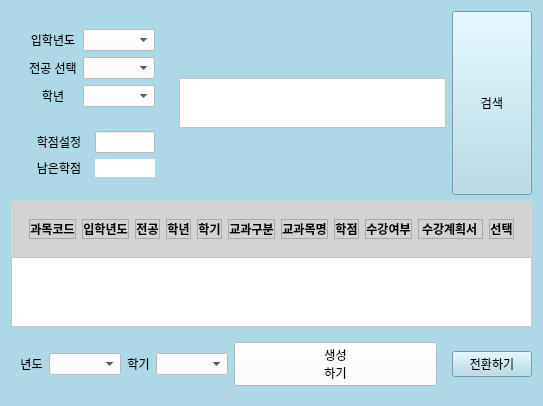
       <widget class="QWidget" name="widget_4" native="true">
        <property name="minimumSize">
         <size>
          <width>0</width>
          <height>400</height>
         </size>
        </property>
        <property name="maximumSize">
         <size>
          <width>920</width>
          <height>16777215</height>
         </size>
        </property>
        <property name="styleSheet">
         <string notr="true">background-color:rgb(173, 216, 230)</string>
        </property>
        <layout class="QVBoxLayout" name="verticalLayout_12">
         <item>
          <layout class="QHBoxLayout" name="horizontalLayout_8">
           <item>
            <widget class="QWidget" name="widget_hide2" native="true">
             <layout class="QVBoxLayout" name="verticalLayout_13">
              <item>
               <widget class="QWidget" name="w_hide1" native="true">
                <layout class="QHBoxLayout" name="horizontalLayout_6">
                 <item>
                  <layout class="QVBoxLayout" name="verticalLayout_2">
                   <item>
                    <layout class="QHBoxLayout" name="layout_hide21">
                     <item>
                      <widget class="QLabel" name="label_8">
                       <property name="text">
                        <string>입학년도</string>
                       </property>
                       <property name="alignment">
                        <set>Qt::AlignmentFlag::AlignCenter</set>
                       </property>
                      </widget>
                     </item>
                     <item>
                      <widget class="QComboBox" name="cb_year">
                       <property name="styleSheet">
                        <string notr="true">background-color:rgb(255,255,255)</string>
                       </property>
                      </widget>
                     </item>
                    </layout>
                   </item>
                   <item>
                    <layout class="QHBoxLayout" name="layout_hide22">
                     <item>
                      <widget class="QLabel" name="label_4">
                       <property name="text">
                        <string>전공 선택</string>
                       </property>
                       <property name="alignment">
                        <set>Qt::AlignmentFlag::AlignCenter</set>
                       </property>
                      </widget>
                     </item>
                     <item>
                      <widget class="QComboBox" name="cb_major">
                       <property name="styleSheet">
                        <string notr="true">background-color:rgb(255,255,255)</string>
                       </property>
                      </widget>
                     </item>
                    </layout>
                   </item>
                   <item>
                    <layout class="QHBoxLayout" name="layout_hide23">
                     <item>
                      <widget class="QLabel" name="label_7">
                       <property name="text">
                        <string>학년</string>
                       </property>
                       <property name="alignment">
                        <set>Qt::AlignmentFlag::AlignCenter</set>
                       </property>
                      </widget>
                     </item>
                     <item>
                      <widget class="QComboBox" name="cb_grade">
                       <property name="styleSheet">
                        <string notr="true">background-color:rgb(255,255,255)</string>
                       </property>
                      </widget>
                     </item>
                    </layout>
                   </item>
                  </layout>
                 </item>
                </layout>
               </widget>
              </item>
              <item>
               <widget class="QWidget" name="w_hide2" native="true">
                <layout class="QVBoxLayout" name="verticalLayout_8">
                 <item>
                  <layout class="QHBoxLayout" name="layout_hide11">
                   <item>
                    <widget class="QLabel" name="label_37">
                     <property name="maximumSize">
                      <size>
                       <width>16777215</width>
                       <height>21</height>
                      </size>
                     </property>
                     <property name="text">
                      <string>학점설정</string>
                     </property>
                     <property name="alignment">
                      <set>Qt::AlignmentFlag::AlignCenter</set>
                     </property>
                    </widget>
                   </item>
                   <item>
                    <widget class="QLineEdit" name="credit">
                     <property name="sizePolicy">
                      <sizepolicy hsizetype="Preferred" vsizetype="Fixed">
                       <horstretch>0</horstretch>
                       <verstretch>0</verstretch>
                      </sizepolicy>
                     </property>
                     <property name="maximumSize">
                      <size>
                       <width>60</width>
                       <height>70</height>
                      </size>
                     </property>
                     <property name="styleSheet">
                      <string notr="true">background-color:rgb(255,255,255)</string>
                     </property>
                    </widget>
                   </item>
                  </layout>
                 </item>
                 <item>
                  <layout class="QHBoxLayout" name="horizontalLayout_5">
                   <item>
                    <widget class="QLabel" name="label_38">
                     <property name="text">
                      <string>남은학점</string>
                     </property>
                     <property name="alignment">
                      <set>Qt::AlignmentFlag::AlignCenter</set>
                     </property>
                    </widget>
                   </item>
                   <item>
                    <widget class="QLabel" name="lb_credit">
                     <property name="font">
                      <font>
                       <bold>true</bold>
                      </font>
                     </property>
                     <property name="styleSheet">
                      <string notr="true">background-color:rgb(255,255,255)</string>
                     </property>
                     <property name="text">
                      <string/>
                     </property>
                     <property name="alignment">
                      <set>Qt::AlignmentFlag::AlignCenter</set>
                     </property>
                    </widget>
                   </item>
                  </layout>
                 </item>
                </layout>
               </widget>
              </item>
             </layout>
            </widget>
           </item>
           <item>
            <widget class="QTextEdit" name="textEdit_search">
             <property name="sizePolicy">
              <sizepolicy hsizetype="Expanding" vsizetype="Preferred">
               <horstretch>0</horstretch>
               <verstretch>0</verstretch>
              </sizepolicy>
             </property>
             <property name="maximumSize">
              <size>
               <width>16777215</width>
               <height>50</height>
              </size>
             </property>
             <property name="styleSheet">
              <string notr="true">background-color:rgb(255,255,255)</string>
             </property>
            </widget>
           </item>
           <item>
            <widget class="QPushButton" name="Button_search">
             <property name="sizePolicy">
              <sizepolicy hsizetype="Minimum" vsizetype="Preferred">
               <horstretch>0</horstretch>
               <verstretch>0</verstretch>
              </sizepolicy>
             </property>
             <property name="text">
              <string>검색</string>
             </property>
            </widget>
           </item>
          </layout>
         </item>
         <item>
          <layout class="QVBoxLayout" name="verticalLayout_4">
           <property name="spacing">
            <number>0</number>
           </property>
           <item>
            <widget class="QWidget" name="widget_9" native="true">
             <property name="styleSheet">
              <string notr="true">background-color: lightgray;</string>
             </property>
             <layout class="QVBoxLayout" name="verticalLayout_3">
              <item>
               <widget class="QWidget" name="widget_5" native="true">
                <property name="styleSheet">
                 <string notr="true"/>
                </property>
                <layout class="QHBoxLayout" name="horizontalLayout_12">
                 <item>
                  <widget class="QLabel" name="l1">
                   <property name="sizePolicy">
                    <sizepolicy hsizetype="Fixed" vsizetype="Preferred">
                     <horstretch>0</horstretch>
                     <verstretch>0</verstretch>
                    </sizepolicy>
                   </property>
                   <property name="minimumSize">
                    <size>
                     <width>0</width>
                     <height>0</height>
                    </size>
                   </property>
                   <property name="maximumSize">
                    <size>
                     <width>16777215</width>
                     <height>16777215</height>
                    </size>
                   </property>
                   <property name="styleSheet">
                    <string notr="true">background-color: lightgray;
            font-weight: bold;
            border: 1px solid #aaa;</string>
                   </property>
                   <property name="text">
                    <string>과목코드</string>
                   </property>
                   <property name="alignment">
                    <set>Qt::AlignmentFlag::AlignCenter</set>
                   </property>
                   <property name="wordWrap">
                    <bool>false</bool>
                   </property>
                  </widget>
                 </item>
                 <item>
                  <widget class="QLabel" name="l2">
                   <property name="sizePolicy">
                    <sizepolicy hsizetype="Fixed" vsizetype="Preferred">
                     <horstretch>0</horstretch>
                     <verstretch>0</verstretch>
                    </sizepolicy>
                   </property>
                   <property name="minimumSize">
                    <size>
                     <width>0</width>
                     <height>0</height>
                    </size>
                   </property>
                   <property name="maximumSize">
                    <size>
                     <width>16777215</width>
                     <height>16777215</height>
                    </size>
                   </property>
                   <property name="styleSheet">
                    <string notr="true">background-color: lightgray;
            font-weight: bold;
            border: 1px solid #aaa;</string>
                   </property>
                   <property name="text">
                    <string>입학년도</string>
                   </property>
                   <property name="alignment">
                    <set>Qt::AlignmentFlag::AlignCenter</set>
                   </property>
                   <property name="wordWrap">
                    <bool>false</bool>
                   </property>
                  </widget>
                 </item>
                 <item>
                  <widget class="QLabel" name="l3">
                   <property name="sizePolicy">
                    <sizepolicy hsizetype="Fixed" vsizetype="Preferred">
                     <horstretch>0</horstretch>
                     <verstretch>0</verstretch>
                    </sizepolicy>
                   </property>
                   <property name="minimumSize">
                    <size>
                     <width>0</width>
                     <height>0</height>
                    </size>
                   </property>
                   <property name="maximumSize">
                    <size>
                     <width>16777215</width>
                     <height>16777215</height>
                    </size>
                   </property>
                   <property name="styleSheet">
                    <string notr="true">background-color: lightgray;
            font-weight: bold;
            border: 1px solid #aaa;</string>
                   </property>
                   <property name="text">
                    <string>전공</string>
                   </property>
                   <property name="alignment">
                    <set>Qt::AlignmentFlag::AlignCenter</set>
                   </property>
                   <property name="wordWrap">
                    <bool>false</bool>
                   </property>
                  </widget>
                 </item>
                 <item>
                  <widget class="QLabel" name="l4">
                   <property name="sizePolicy">
                    <sizepolicy hsizetype="Fixed" vsizetype="Preferred">
                     <horstretch>0</horstretch>
                     <verstretch>0</verstretch>
                    </sizepolicy>
                   </property>
                   <property name="minimumSize">
                    <size>
                     <width>0</width>
                     <height>0</height>
                    </size>
                   </property>
                   <property name="maximumSize">
                    <size>
                     <width>16777215</width>
                     <height>16777215</height>
                    </size>
                   </property>
                   <property name="styleSheet">
                    <string notr="true">background-color: lightgray;
            font-weight: bold;
            border: 1px solid #aaa;</string>
                   </property>
                   <property name="text">
                    <string>학년</string>
                   </property>
                   <property name="alignment">
                    <set>Qt::AlignmentFlag::AlignCenter</set>
                   </property>
                   <property name="wordWrap">
                    <bool>false</bool>
                   </property>
                  </widget>
                 </item>
                 <item>
                  <widget class="QLabel" name="l5">
                   <property name="sizePolicy">
                    <sizepolicy hsizetype="Fixed" vsizetype="Preferred">
                     <horstretch>0</horstretch>
                     <verstretch>0</verstretch>
                    </sizepolicy>
                   </property>
                   <property name="minimumSize">
                    <size>
                     <width>0</width>
                     <height>0</height>
                    </size>
                   </property>
                   <property name="maximumSize">
                    <size>
                     <width>16777215</width>
                     <height>16777215</height>
                    </size>
                   </property>
                   <property name="styleSheet">
                    <string notr="true">background-color: lightgray;
            font-weight: bold;
            border: 1px solid #aaa;</string>
                   </property>
                   <property name="text">
                    <string>학기</string>
                   </property>
                   <property name="alignment">
                    <set>Qt::AlignmentFlag::AlignCenter</set>
                   </property>
                   <property name="wordWrap">
                    <bool>false</bool>
                   </property>
                  </widget>
                 </item>
                 <item>
                  <widget class="QLabel" name="l6">
                   <property name="sizePolicy">
                    <sizepolicy hsizetype="Fixed" vsizetype="Preferred">
                     <horstretch>0</horstretch>
                     <verstretch>0</verstretch>
                    </sizepolicy>
                   </property>
                   <property name="minimumSize">
                    <size>
                     <width>0</width>
                     <height>0</height>
                    </size>
                   </property>
                   <property name="maximumSize">
                    <size>
                     <width>16777215</width>
                     <height>16777215</height>
                    </size>
                   </property>
                   <property name="styleSheet">
                    <string notr="true">background-color: lightgray;
            font-weight: bold;
            border: 1px solid #aaa;</string>
                   </property>
                   <property name="text">
                    <string>교과구분</string>
                   </property>
                   <property name="alignment">
                    <set>Qt::AlignmentFlag::AlignCenter</set>
                   </property>
                   <property name="wordWrap">
                    <bool>false</bool>
                   </property>
                  </widget>
                 </item>
                 <item>
                  <widget class="QLabel" name="l7">
                   <property name="sizePolicy">
                    <sizepolicy hsizetype="Fixed" vsizetype="Preferred">
                     <horstretch>0</horstretch>
                     <verstretch>0</verstretch>
                    </sizepolicy>
                   </property>
                   <property name="minimumSize">
                    <size>
                     <width>0</width>
                     <height>0</height>
                    </size>
                   </property>
                   <property name="maximumSize">
                    <size>
                     <width>16777215</width>
                     <height>16777215</height>
                    </size>
                   </property>
                   <property name="styleSheet">
                    <string notr="true">background-color: lightgray;
            font-weight: bold;
            border: 1px solid #aaa;</string>
                   </property>
                   <property name="text">
                    <string>교과목명</string>
                   </property>
                   <property name="alignment">
                    <set>Qt::AlignmentFlag::AlignCenter</set>
                   </property>
                   <property name="wordWrap">
                    <bool>false</bool>
                   </property>
                  </widget>
                 </item>
                 <item>
                  <widget class="QLabel" name="l8">
                   <property name="sizePolicy">
                    <sizepolicy hsizetype="Fixed" vsizetype="Preferred">
                     <horstretch>0</horstretch>
                     <verstretch>0</verstretch>
                    </sizepolicy>
                   </property>
                   <property name="minimumSize">
                    <size>
                     <width>0</width>
                     <height>0</height>
                    </size>
                   </property>
                   <property name="maximumSize">
                    <size>
                     <width>16777215</width>
                     <height>16777215</height>
                    </size>
                   </property>
                   <property name="styleSheet">
                    <string notr="true">background-color: lightgray;
            font-weight: bold;
            border: 1px solid #aaa;</string>
                   </property>
                   <property name="text">
                    <string>학점</string>
                   </property>
                   <property name="alignment">
                    <set>Qt::AlignmentFlag::AlignCenter</set>
                   </property>
                   <property name="wordWrap">
                    <bool>false</bool>
                   </property>
                  </widget>
                 </item>
                 <item>
                  <widget class="QLabel" name="l9">
                   <property name="sizePolicy">
                    <sizepolicy hsizetype="Fixed" vsizetype="Preferred">
                     <horstretch>0</horstretch>
                     <verstretch>0</verstretch>
                    </sizepolicy>
                   </property>
                   <property name="minimumSize">
                    <size>
                     <width>0</width>
                     <height>0</height>
                    </size>
                   </property>
                   <property name="maximumSize">
                    <size>
                     <width>16777215</width>
                     <height>16777215</height>
                    </size>
                   </property>
                   <property name="styleSheet">
                    <string notr="true">background-color: lightgray;
            font-weight: bold;
            border: 1px solid #aaa;</string>
                   </property>
                   <property name="text">
                    <string>수강여부</string>
                   </property>
                   <property name="alignment">
                    <set>Qt::AlignmentFlag::AlignCenter</set>
                   </property>
                   <property name="wordWrap">
                    <bool>false</bool>
                   </property>
                  </widget>
                 </item>
                 <item>
                  <widget class="QLabel" name="l10">
                   <property name="sizePolicy">
                    <sizepolicy hsizetype="Fixed" vsizetype="Preferred">
                     <horstretch>0</horstretch>
                     <verstretch>0</verstretch>
                    </sizepolicy>
                   </property>
                   <property name="styleSheet">
                    <string notr="true">background-color: lightgray;
            font-weight: bold;
            border: 1px solid #aaa;</string>
                   </property>
                   <property name="text">
                    <string>수강계획서</string>
                   </property>
                   <property name="wordWrap">
                    <bool>false</bool>
                   </property>
                  </widget>
                 </item>
                 <item>
                  <widget class="QLabel" name="l11">
                   <property name="sizePolicy">
                    <sizepolicy hsizetype="Fixed" vsizetype="Preferred">
                     <horstretch>0</horstretch>
                     <verstretch>0</verstretch>
                    </sizepolicy>
                   </property>
                   <property name="maximumSize">
                    <size>
                     <width>50</width>
                     <height>16777215</height>
                    </size>
                   </property>
                   <property name="styleSheet">
                    <string notr="true">background-color: lightgray;
            font-weight: bold;
            border: 1px solid #aaa;</string>
                   </property>
                   <property name="text">
                    <string>선택</string>
                   </property>
                   <property name="alignment">
                    <set>Qt::AlignmentFlag::AlignCenter</set>
                   </property>
                   <property name="wordWrap">
                    <bool>false</bool>
                   </property>
                  </widget>
                 </item>
                </layout>
               </widget>
              </item>
             </layout>
            </widget>
           </item>
           <item>
            <widget class="QScrollArea" name="scrollArea">
             <property name="styleSheet">
              <string notr="true">background-color:rgb(255,255,255)</string>
             </property>
             <property name="widgetResizable">
              <bool>true</bool>
             </property>
             <widget class="QWidget" name="scrollAreaWidgetContents">
              <property name="geometry">
               <rect>
                <x>0</x>
                <y>0</y>
                <width>890</width>
                <height>568</height>
               </rect>
              </property>
             </widget>
            </widget>
           </item>
          </layout>
         </item>
         <item>
          <layout class="QHBoxLayout" name="horizontalLayout_23">
           <item>
            <widget class="QWidget" name="widget_hide1" native="true">
             <layout class="QHBoxLayout" name="horizontalLayout_2">
              <item>
               <layout class="QHBoxLayout" name="horizontalLayout_11">
                <item>
                 <layout class="QHBoxLayout" name="horizontalLayout_9">
                  <item>
                   <widget class="QLabel" name="label_9">
                    <property name="text">
                     <string>년도</string>
                    </property>
                    <property name="alignment">
                     <set>Qt::AlignmentFlag::AlignCenter</set>
                    </property>
                   </widget>
                  </item>
                  <item>
                   <widget class="QComboBox" name="cb_gyear">
                    <property name="styleSheet">
                     <string notr="true">background-color:rgb(255,255,255)</string>
                    </property>
                   </widget>
                  </item>
                 </layout>
                </item>
                <item>
                 <layout class="QHBoxLayout" name="horizontalLayout_10">
                  <item>
                   <widget class="QLabel" name="label_10">
                    <property name="text">
                     <string>학기</string>
                    </property>
                    <property name="alignment">
                     <set>Qt::AlignmentFlag::AlignCenter</set>
                    </property>
                   </widget>
                  </item>
                  <item>
                   <widget class="QComboBox" name="cb_semester">
                    <property name="styleSheet">
                     <string notr="true">background-color:rgb(255,255,255)</string>
                    </property>
                   </widget>
                  </item>
                 </layout>
                </item>
               </layout>
              </item>
              <item>
               <widget class="QPushButton" name="Button_generate">
                <property name="sizePolicy">
                 <sizepolicy hsizetype="Preferred" vsizetype="Fixed">
                  <horstretch>0</horstretch>
                  <verstretch>0</verstretch>
                 </sizepolicy>
                </property>
                <property name="maximumSize">
                 <size>
                  <width>300</width>
                  <height>16777215</height>
                 </size>
                </property>
                <property name="styleSheet">
                 <string notr="true">background-color:rgb(255,255,255)</string>
                </property>
                <property name="text">
                 <string>생성
하기</string>
                </property>
               </widget>
              </item>
             </layout>
            </widget>
           </item>
           <item>
            <widget class="QPushButton" name="Button_switch">
             <property name="sizePolicy">
              <sizepolicy hsizetype="Fixed" vsizetype="Fixed">
               <horstretch>0</horstretch>
               <verstretch>0</verstretch>
              </sizepolicy>
             </property>
             <property name="text">
              <string>전환하기</string>
             </property>
            </widget>
           </item>
          </layout>
         </item>
        </layout>
       </widget>
